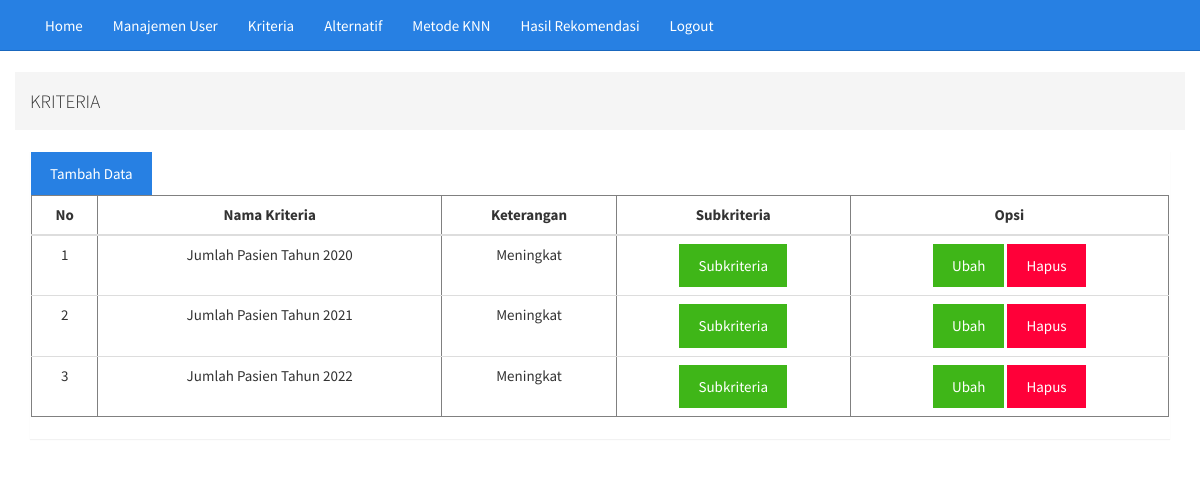
Screenshot of /admin_poli/kriteria.php with the database file from the repository.
### tables this page shows
CREATE TABLE `kriteria` (
  `kode_kriteria` char(30) NOT NULL,
  `nama_kriteria` varchar(50) NOT NULL,
  `keterangan` text NOT NULL
);

### admin_poli/kriteria.php (the view, shortened to what this page needs)
<?php
	include 'headerpoli.php';
?>
<div class="container">
	<div class="row">
		<ol class="breadcrumb">
			<li><h4>KRITERIA</h4></li>
		</ol>
	</div>
	<div class="panel panel-container">
		<div class="bootstrap-table">
			<a href="kriteriaaksi.php?aksi=tambah" class="btn btn-primary">Tambah Data</a>
			<div class="table-responsive">
				<table class="table tabel-bordered" border="1">
					<thead>
						<tr>
							<th class="text-center">No</th>
							<th class="text-center">Nama Kriteria</th>
							<th class="text-center">Keterangan</th>
							<th class="text-center">Subkriteria</th>
							<th class="text-center">Opsi</th>
						</tr>
					</thead>
					<tbody>
						<?php
							$no = 1;
							$koneksi = mysqli_connect("localhost", "root", "", "metode_knn");
							$query = mysqli_query($koneksi, "SELECT * FROM kriteria");
							while ($a = mysqli_fetch_assoc($query)) {
						?>
						<tr>
							<td class="text-center"><?php echo $no++ ?></td>
							<td class="text-center"><?php echo $a['nama_kriteria'] ?></td>
							<td class="text-center"><?php echo $a['keterangan']?>
							</td>
							<td class="text-center">
								<a href="subkriteria.php?kode_kriteria=<?php echo $a['kode_kriteria'] ?> &aksi=training" class="btn btn-success">Subkriteria</a>
							</td>
							<td class="text-center">
								<a href="kriteriaaksi.php?kode_kriteria=<?php echo $a['kode_kriteria'] ?>&aksi=ubah" class="btn btn-success">Ubah</a>
								<a href="kriteriaproses.php?kode_kriteria=<?php echo $a['kode_kriteria'] ?>&proses=proseshapus" class="btn btn-danger">Hapus</a>
							</td>
						</tr>
						<?php
							}
						?>
					</tbody>
				</table>
			</div>
		</div>
	</div>
</div>

### rows the page displays
kriteria: nama_kriteria "Jumlah Pasien Tahun 2020", keterangan "Meningkat"
kriteria: nama_kriteria "Jumlah Pasien Tahun 2021", keterangan "Meningkat"
kriteria: nama_kriteria "Jumlah Pasien Tahun 2022", keterangan "Meningkat"
